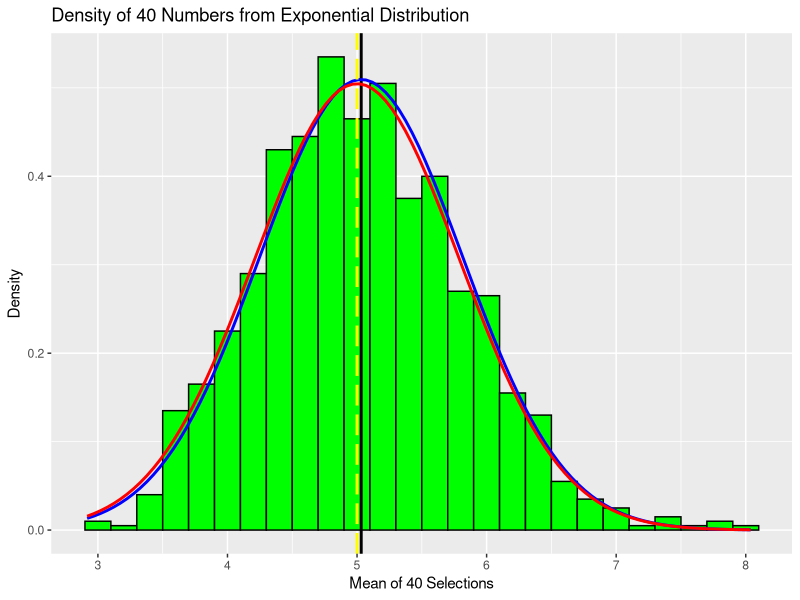

This figure's R source:
## ---- chunk 1
knitr::opts_chunk$set(echo = TRUE)
## ---- chunk 2
n<-40
lambda<-0.2
numsim<-1000

## ---- chunk 3
dataset<-matrix(rexp(n*numsim,lambda),numsim)

## ---- chunk 4
TheoryMean<-1/lambda
RowMeans<-apply(dataset,1,mean)
ActualMean<-mean(RowMeans)
TheorySD<-((1/lambda) * (1/sqrt(n)))
ActualSD<-sd(RowMeans)
TheoryVar<-TheorySD^2
ActualVar<-var(RowMeans)
## ---- chunk 5
require(ggplot2)

dfRowMeans<-data.frame(RowMeans) # convert to data.frame for ggplot
mp<-ggplot(dfRowMeans,aes(x=RowMeans))
mp<-mp+geom_histogram(binwidth = lambda,fill="green",color="black",aes(y = ..density..))
mp<-mp + labs(title="Density of 40 Numbers from Exponential Distribution", x="Mean of 40 Selections", y="Density")
mp<-mp + geom_vline(xintercept=ActualMean,size=1.0, color="black") # add a line for the actual mean
mp<-mp + stat_function(fun=dnorm,args=list(mean=ActualMean, sd=ActualSD),color = "blue", size = 1.0)
mp<-mp + geom_vline(xintercept=TheoryMean,size=1.0,color="yellow",linetype = "longdash")
mp<-mp + stat_function(fun=dnorm,args=list(mean=TheoryMean, sd=TheorySD),color = "red", size = 1.0)
mp
